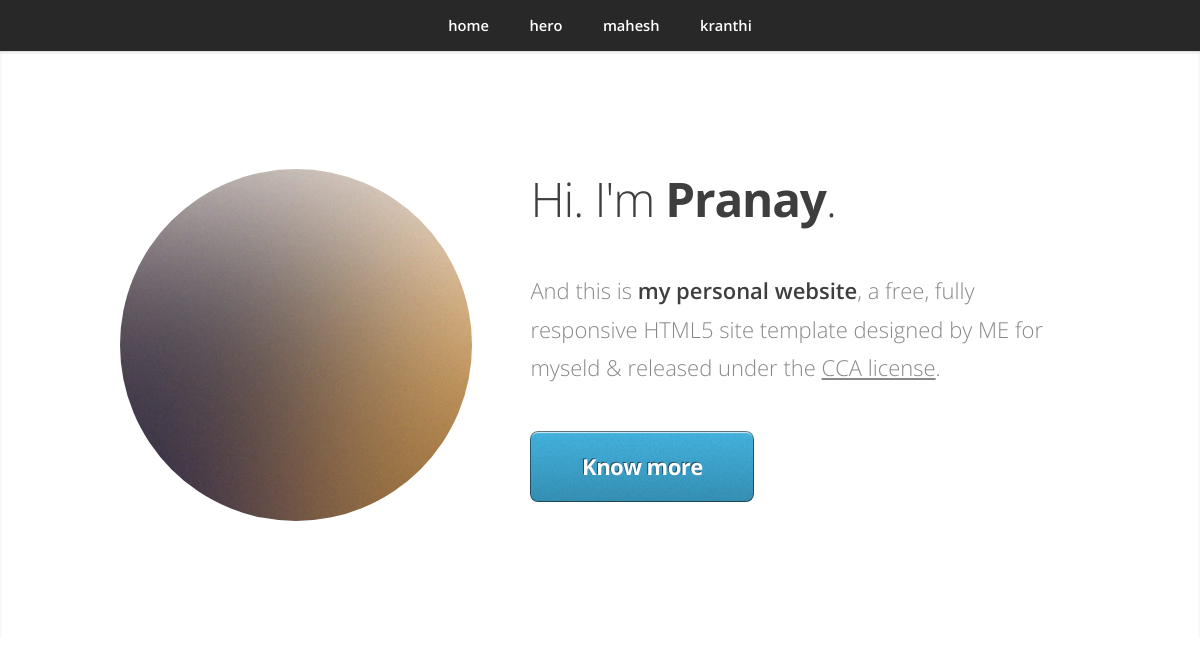
Screenshot of /home/home/ with the database file from the repository.
### datarepo/models.py (models this page shows)
class Home(models.Model):
    image = models.ImageField(upload_to='images/')
    title = RichTextField()
    slug = models.CharField(max_length=255,blank=True,null=True)
    description = RichTextField()
    button_text = models.CharField(max_length=50,null=True,blank=True)
    button_link = models.CharField(max_length=255,null=True,blank=True)

### datarepo/home/views.py (the view)
# urls.py: 2. Add a URL to urlpatterns:  path('', views.home, name='home')
def home(request,slug="pranay"):
    if slug is None:
        return render(request, "not_found.html")
    else:
        try:
            page_info = Home.objects.get(slug=slug)
            page_data = {
                "image" : page_info.image.url,
                "title" : page_info.title,
                "description" : page_info.description,
                "button_text" : page_info.button_text,
                "button_link" : page_info.button_link
            }
            return render(request, context=page_data, template_name="home.html")
        except Home.DoesNotExist:
            return render(request, "not_found.html")

### datarepo/home/views.py (called while the page is built)
def pages_list(request):
    all_homes = Home.objects.all()
    final = []
    for temp_home in all_homes:
        dict = {
            'name' : temp_home.slug
        }
        final.append(dict)
    return {'main_menu_list':final }

### templates/home.html (shortened to what this page needs)
{% extends "base.html" %}
{% block content %}
<article id="top" class="wrapper style1">
    <div class="container">
        <div class="row">
            <div class="col-4 col-5-large col-12-medium">
                <span class="image fit"><img src={{image}} alt="" /></span>
            </div>
            <div class="col-8 col-7-large col-12-medium">
                <header>
                    {{title|safe}}
                </header>
               {{description|safe}}
                <a href={{button_link|safe}} class="button large scrolly">{{button_text|safe}}</a>
            </div>
        </div>
    </div>
</article>
{% endblock %}

### templates/base.html (shortened to what this page needs)
<!DOCTYPE HTML>
<html>
	<head>
		{% load static %}
		<link rel="stylesheet" href="{% static 'assets/css/main.css' %}"/>
	</head>
	<body class="is-preload">
			<nav id="nav">
				<ul class="container">
					{% for item in main_menu_list %}
					<li><a href="/home/"{{ item.name }} >{{ item.name }}</a></li>
				{% endfor %}
				</ul>
			</nav>
			{% block content %}
			{% endblock %}
	</body>
</html>

### rows the page displays
Home: name "home", title "Hi. I'm Pranay .", description "And this is my personal website , a free, fully responsive HTML5 site template designed by ME for myseld & released under the CCA license .", button_text "Know more"
Home: name "hero"
Home: name "mahesh"
Home: name "kranthi"
